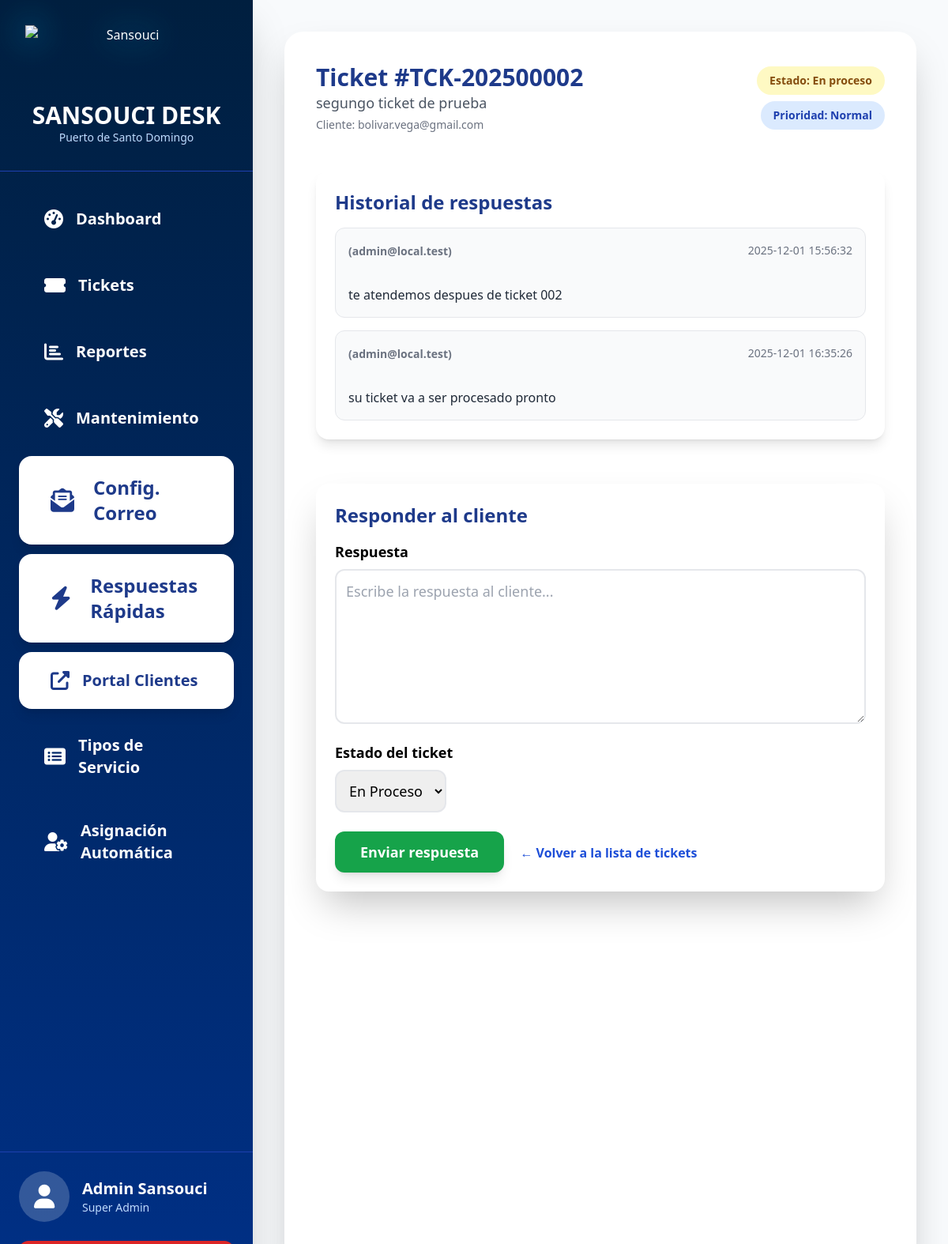
Page /responder.php?ticket_id=64 (signed in) on the committed database.
### tables this page shows
CREATE TABLE `tickets` (
  `id` int(11) NOT NULL,
  `numero` varchar(20) DEFAULT NULL,
  `cliente_email` varchar(100) DEFAULT NULL,
  `asunto` varchar(200) DEFAULT NULL,
  `mensaje` text DEFAULT NULL,
  `estado` enum('abierto','en_proceso','pendiente_cliente','cerrado') DEFAULT 'abierto',
  `prioridad` enum('baja','normal','alta','urgente') DEFAULT 'normal',
  `agente_id` int(11) DEFAULT NULL,
  `creado_el` datetime DEFAULT current_timestamp(),
  `actualizado_el` datetime DEFAULT NULL ON UPDATE current_timestamp(),
  `tipo_servicio` varchar(100) DEFAULT 'General'
);

CREATE TABLE `respuestas` (
  `id` int(11) NOT NULL,
  `ticket_id` int(11) DEFAULT NULL,
  `mensaje` text DEFAULT NULL,
  `autor` enum('cliente','agente') DEFAULT NULL,
  `autor_email` varchar(100) DEFAULT NULL,
  `creado_el` datetime DEFAULT current_timestamp()
);

### responder.php (the view, shortened to what this page needs)
<?php
require 'header.php';
$ticket_id = (int) $_GET['ticket_id'];
$stmt = $pdo->prepare("
    SELECT t.*, u.nombre AS agente_nombre
    FROM tickets t
    LEFT JOIN users u ON t.agente_id = u.id
    WHERE t.id = ?
");
$stmt->execute([$ticket_id]);
$ticket = $stmt->fetch(PDO::FETCH_ASSOC);
$numero = $ticket['numero'] ?? ('TCK-' . str_pad($ticket['id'], 5, '0', STR_PAD_LEFT));
$stmt = $pdo->prepare("
    SELECT *
    FROM respuestas
    WHERE ticket_id = ?
    ORDER BY creado_el ASC
");
$stmt->execute([$ticket_id]);
$respuestas = $stmt->fetchAll(PDO::FETCH_ASSOC);
?>
<div class="flex flex-col gap-8">
    <div class="flex flex-wrap items-center justify-between gap-4 mb-4">
        <div>
            <h1 class="text-3xl font-bold text-blue-900">
                Ticket #<?= htmlspecialchars($numero) ?>
            </h1>
            <p class="text-lg text-gray-600">
                <?= htmlspecialchars($ticket['asunto']) ?>
            </p>
            <p class="text-sm text-gray-500 mt-1">
                Cliente: <?= htmlspecialchars($ticket['cliente_email']) ?>
            </p>
        </div>
        <div class="flex flex-col items-end gap-2">
            <span class="inline-block px-4 py-2 rounded-full text-sm font-bold
                <?= $ticket['estado'] === 'abierto' ? 'bg-green-100 text-green-800' :
                   ($ticket['estado'] === 'cerrado' ? 'bg-gray-400 text-white' :
                                                     'bg-yellow-100 text-yellow-800') ?>">
                Estado: <?= ucfirst(str_replace('_',' ',$ticket['estado'])) ?>
            </span>
            <span class="inline-block px-4 py-2 rounded-full text-sm font-bold
                <?= $ticket['prioridad'] === 'urgente' ? 'bg-red-100 text-red-800' :
                   ($ticket['prioridad'] === 'alta' ? 'bg-orange-100 text-orange-800' :
                                                     'bg-blue-100 text-blue-800') ?>">
                Prioridad: <?= ucfirst($ticket['prioridad']) ?>
            </span>
        </div>
    </div>
    <div class="bg-white rounded-2xl shadow-lg p-6 mb-6">
        <h2 class="text-2xl font-bold text-blue-900 mb-4">Historial de respuestas</h2>
        <?php if (empty($respuestas)): ?>
            <p class="text-gray-500 text-lg">Todavía no hay respuestas en este ticket.</p>
        <?php else: ?>
            <div class="space-y-4">
                <?php foreach ($respuestas as $r): ?>
                    <div class="border border-gray-200 rounded-xl p-4 bg-gray-50">
                        <div class="flex justify-between items-center mb-2">
                            <div class="font-semibold text-blue-900">
                                <?php if (!empty($r['autor_email'])): ?>
                                    <span class="text-sm text-gray-500">
                                        (<?= htmlspecialchars($r['autor_email']) ?>)
                                    </span>
                                <?php endif; ?>
                            </div>
                            <div class="text-sm text-gray-500">
                                <?= htmlspecialchars($r['creado_el']) ?>
                            </div>
                        </div>
                        <div class="text-gray-800 whitespace-pre-line">
                            <?= nl2br(htmlspecialchars($r['mensaje'])) ?>
                        </div>
                    </div>
                <?php endforeach; ?>
            </div>
        <?php endif; ?>
    </div>
    <div class="bg-white rounded-2xl shadow-2xl p-6">
        <h2 class="text-2xl font-bold text-blue-900 mb-4">Responder al cliente</h2>
        <form method="POST" class="space-y-4">
            <div>
                <label class="block text-lg font-semibold mb-2">Respuesta</label>
                <textarea name="respuesta" rows="6"
                          class="w-full border-2 rounded-xl p-3 text-lg focus:outline-none focus:ring-2 focus:ring-blue-500"
                          placeholder="Escribe la respuesta al cliente..."></textarea>
            </div>
            <div>
                <label class="block text-lg font-semibold mb-2">Estado del ticket</label>
                <select name="estado"
                        class="border-2 rounded-xl p-3 text-lg focus:outline-none focus:ring-2 focus:ring-blue-500">
                    <option value="en_proceso"  <?= $ticket['estado'] === 'en_proceso' ? 'selected' : '' ?>>En Proceso</option>
                </select>
            </div>
            <div class="pt-2">
                <button type="submit"
                        class="bg-green-600 hover:bg-green-700 text-white font-bold px-8 py-3 rounded-xl text-lg shadow-lg">
                    Enviar respuesta
                </button>
                <a href="tickets.php"
                   class="ml-4 inline-block text-blue-700 font-semibold">
                    ← Volver a la lista de tickets
                </a>
            </div>
        </form>
    </div>
</div>
<?php
require 'footer.php';
?>

### header.php (style rules this page uses)
body { background: #f8fafc; font-family: 'Segoe UI', sans-serif; }

### rows in the picture
tickets: numero "TCK-202500002", asunto "segungo ticket de prueba", cliente_email "bolivar.vega@gmail.com", estado "En proceso", prioridad "Normal", estado "En Proceso"
respuestas: autor_email "admin@local.test", creado_el "2025-12-01 15:56:32", mensaje "te atendemos despues de ticket 002"
respuestas: autor_email "admin@local.test", creado_el "2025-12-01 16:35:26", mensaje "su ticket va a ser procesado pronto"

### other values in the picture
$user['nombre'] "Admin Sansouci"
